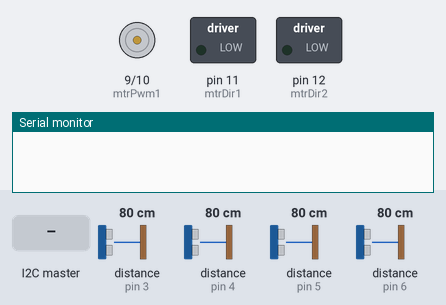
A sketch run on a simulated Arduino Uno, built with avr-gcc and run on an emulated ATmega328P. On the bench: motor-driver pin pairs drawn as motors (green arrow = first pin HIGH = forward, orange = second pin HIGH = backward, longer = more drive), switched loads named in the sketch (green lamp = pin HIGH), the last lines printed to the serial monitor. The test bench sets the inputs (shaded band); at power-on: distance to the obstacle (sensors on pin 3, pin 4, pin 5, pin 6) 80 cm. The echo pulse lasts 58.3 µs per cm.

Above: at 1.2 s.
1.3 s: the I2C master sends the byte 1
At 2.3 s:
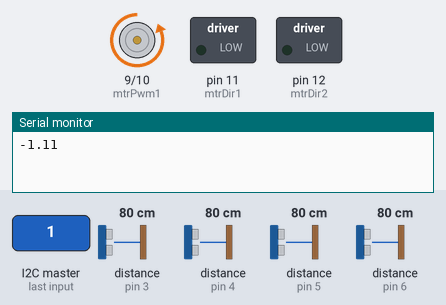
Timing chart, 0 to 4.3 s (numbered marks = the images above; inputs shaded):
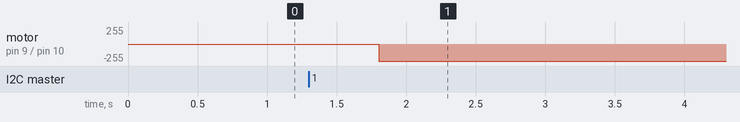

Measured:
- after the input at 1.3 s, motor on pin 9 (mtrPwm1) / pin 10 (mtrPwm2): stopped → backward 255/255 after 0.50 s

The sketch:

motor_us_merged-duration.ino
```cpp
// Import wire library to be able to use i2c communicaiton
#include <Wire.h>

// Import library to use ultrasonic sensors
#include <NewPing.h>

// Define slave address
#define SLAVE_ADDR 9

// Define the motor control pins
#define mtrPwm1 9
#define mtrDir1 11
#define mtrPwm2 10
#define mtrDir2 12

// HC-SR04 sensors are hooked up in 1-pin mode
#define PING_PIN_0 3 // Trigger Pin of Ultrasonic Sensor 0
#define ECHO_PIN_0 3 // Echo Pin of Ultrasonic Sensor 0

#define PING_PIN_1 4 // Trigger Pin of Ultrasonic Sensor 1
#define ECHO_PIN_1 4 // Echo Pin of Ultrasonic Sensor 1

#define PING_PIN_2 5 // Trigger Pin of Ultrasonic Sensor 2
#define ECHO_PIN_2 5 // Echo Pin of Ultrasonic Sensor 2

#define PING_PIN_3 6 // Trigger Pin of Ultrasonic Sensor 3
#define ECHO_PIN_3 6 // Echo Pin of Ultrasonic Sensor 3

// Define the maximum distance for the sensors to register: 260cm
#define MAX_DISTANCE 260

// Create ultrasonic sensor objects
NewPing sensor0(PING_PIN_0, ECHO_PIN_0, MAX_DISTANCE);
NewPing sensor1(PING_PIN_1, ECHO_PIN_1, MAX_DISTANCE);
NewPing sensor2(PING_PIN_2, ECHO_PIN_2, MAX_DISTANCE);
NewPing sensor3(PING_PIN_3, ECHO_PIN_3, MAX_DISTANCE);

// Initialize ultrasonic sensor return data array, one element per sensor
int distance[4];

// Initialize counter to count bytes in ultrasonic sensor response
int bcount = 0;

// Initialize newData flag
boolean newData = false;

// Initialize motor command array that stores values read from bus
int mtrCmd[6];

float oldTime = 0;
float newTime = 0;
float timeRun = 0;

// Motor 1 turns faster than motor 2, so add an offset to motor 1 speed commands to help the bot drive straight
int offset = 10;
void setup() {
  // Initialize motor pins
  pinMode(mtrPwm1, OUTPUT);
  pinMode(mtrDir1, OUTPUT);
  pinMode(mtrPwm2, OUTPUT);
  pinMode(mtrDir2, OUTPUT);

  // Initialize I2C communications as slave
  Wire.begin(SLAVE_ADDR);
  // Tell slave which function to run when receiving data from bus (motor input command function)
  Wire.onReceive(receiveEvent);

  // Tell slave which function to run upon master request (ultrasonic sensor information)
  Wire.onRequest(requestEvent);

  // To be able to look at serial monitor when running code for test
  Serial.begin(9600);
}

void requestEvent() {

  // Define a byte to hold data
  byte bval;

  // Cycle through data
  // First response is always 255 to mark beginning
  switch (bcount) {
    case 0:
      bval = 255;
      break;
    case 1:
      bval = distance[0];
      break;
    case 2:
      bval = distance[1];
      break;
    case 3:
      bval = distance[2];
      break;
    case 4:
      bval = distance[3];
      break;
  }

  // Send response back to Master
  Wire.write(bval);

  // Increment byte counter
  bcount = bcount + 1;
  if (bcount > 4) bcount = 0;

}

void receiveEvent(int howMany) {
  while (Wire.available()) { // loop through all but the last
    for(int i = 0; i < 6; i++){
      mtrCmd[i] = Wire.read();
    }
  }
  newData = true;
}

void readDistance()
{
  //Get the distance from each sensor, if object further than 255cm, clamp to 254 so as not to confuse I2C transmission into thinking start bit being transmitted
  distance[0] = sensor0.ping_cm();
  if (distance[0] > 254 ) {
    distance[0] = 254;
  }
  delay(20);

  distance[1] = sensor1.ping_cm();
  if (distance[1] > 254 ) {
    distance[1] = 254;
  }
  delay(20);

  distance[2] = sensor2.ping_cm();
  if (distance[2] > 254 ) {
    distance[2] = 254;
  }
  delay(20);

  distance[3] = sensor3.ping_cm();
  if (distance[3] > 254 ) {
    distance[3] = 254;
  }
  delay(20);
}

void mtrCtrl(int speedFreq  , int duration, int direction){
  int durationms = (duration*1000);
  switch (direction) {
    // Motors off
    case 0:
      analogWrite(mtrPwm1, 0);
      analogWrite(mtrPwm1, 0);
      newTime = millis();
      timeRun = oldTime - newTime;
      Serial.println(timeRun);
      break;
    // Move forward
    case 1:
      digitalWrite(mtrDir1, LOW);
      digitalWrite(mtrDir2, HIGH);
      oldTime = millis();
      break;
    // Move backwards
    case 2:
      digitalWrite(mtrDir1, HIGH);
      digitalWrite(mtrDir2, LOW);
      break;
    // Move left
    case 3:
      digitalWrite(mtrDir1, LOW);
      digitalWrite(mtrDir2, LOW);
      break;
    // Move right
    case 4:
      digitalWrite(mtrDir1, HIGH);
      digitalWrite(mtrDir2, HIGH);
      break;
  }
  analogWrite(mtrPwm1, max(0,speedFreq-offset));
  analogWrite(mtrPwm2, speedFreq);
}

float intsToFloat(int a, int b, int c){
  float comb = a;
  comb += b*0.1;
  comb += c*0.01;
  Serial.println(comb);
  return comb;
}

void loop() {
    // when new data is written to bus then we want to run the motors, otherwise read from the ultrasonic sensors, refreshing every half second
  if(newData)
  {
    mtrCmd[2] = intsToFloat(mtrCmd[2], mtrCmd[3], mtrCmd[4]);
    mtrCtrl(mtrCmd[1], mtrCmd[2], mtrCmd[5]);
    newData = false;    //just read the new data
  }
  // Refresh readings every half second
  readDistance();
  delay(500);
}
```
